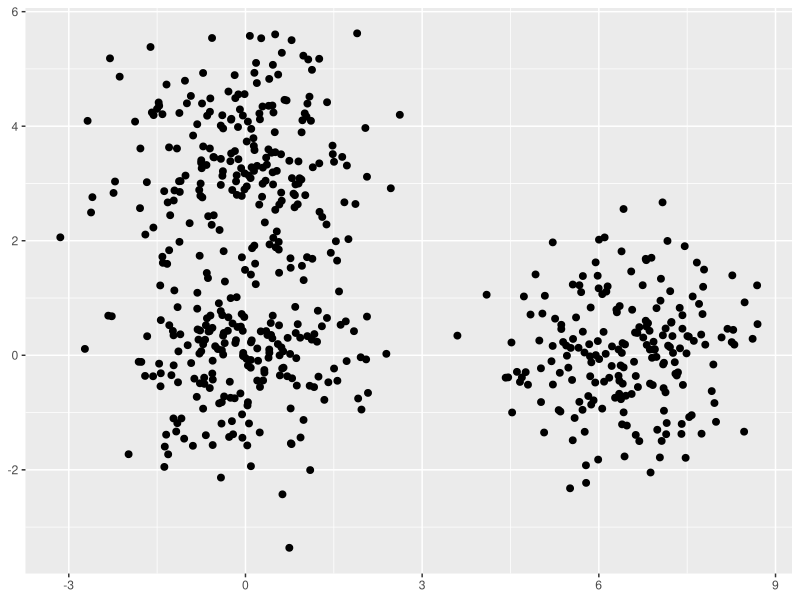
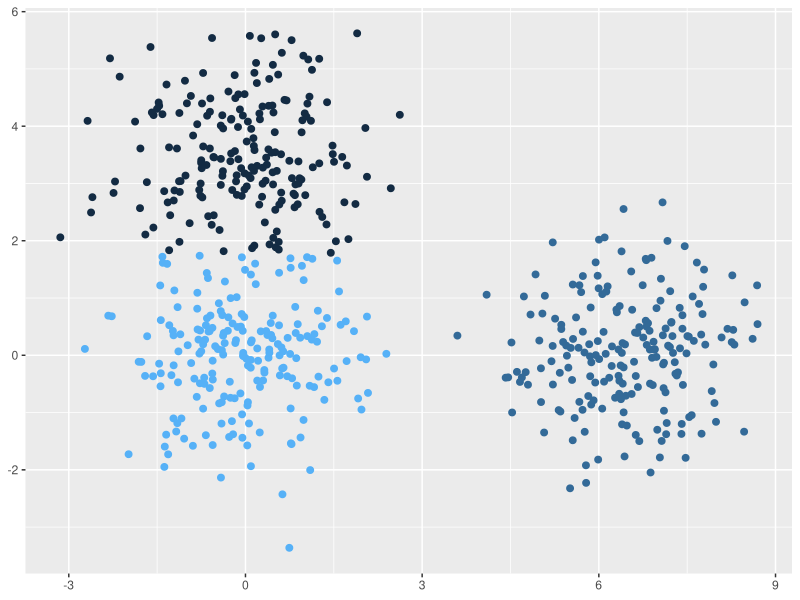
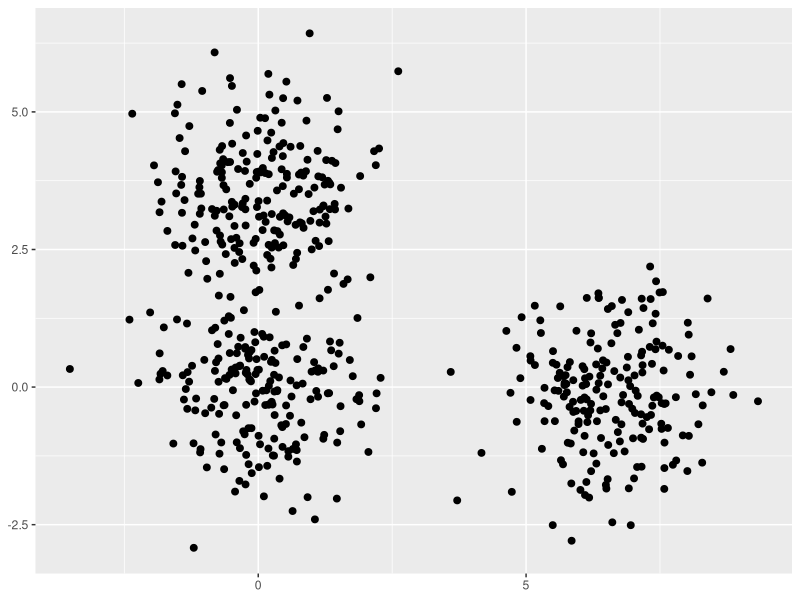
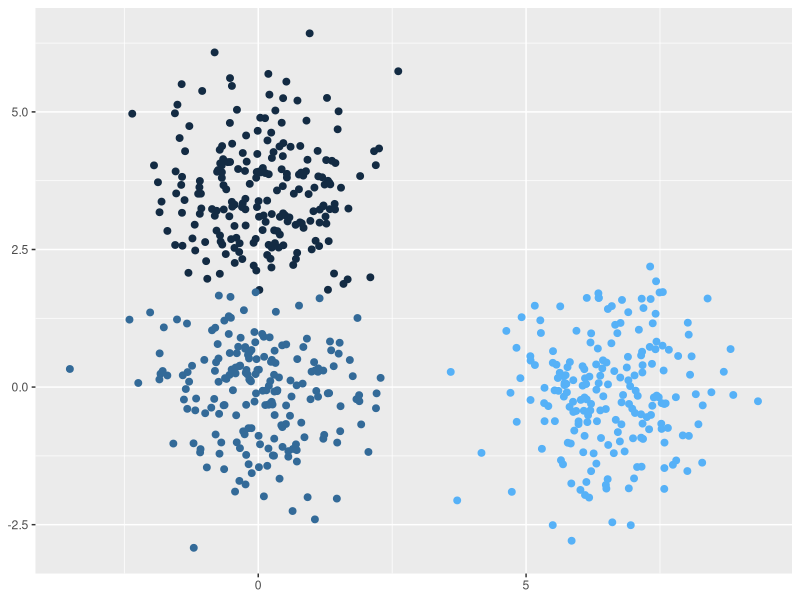

These figures' R source, in order:
#### This file is for an illustration of issues of clustering methods

library(ggplot2)
library(tidyr)
library(dplyr)
library(MLmetrics)

################### Validation of obtained clusters

######## First set of data
set.seed(1000)
N = 1200
X <- matrix(rnorm(N), ncol = 2)
Y <- c(rep(-1,N/6), rep(1,N/6), rep(0,N/6))
X[Y == 1,1] = X[Y == 1,1] + 3.5
X[Y == - 1,2] = X[Y == -1,2] + 6.5
experiment_data_first <- data.frame(X=X)

ggplot(data = experiment_data_first, aes(x = X[,2], y = X[,1])) + geom_point(size = 2) +  theme(legend.position = "none", axis.title.x=element_blank(), axis.title.y=element_blank()) 

#### We use K-means with 3 clusters
my_kmeans_first = kmeans(experiment_data_first, 3, nstart = 20)

my_kmeans_first$cluster

## Plot the clustering results with 3 clusters
ggplot(data = experiment_data_first, aes(x = X[,2], y = X[,1], color = (my_kmeans_first$cluster))) + geom_point(size = 2) +  theme(legend.position = "none", axis.title.x=element_blank(), axis.title.y=element_blank()) 

############## Second set of data
N = 1200
X <- matrix(rnorm(N), ncol = 2)
Y <- c(rep(-1,N/6), rep(1,N/6), rep(0,N/6))
X[Y == 1,1] = X[Y == 1,1] + 3.5
X[Y == - 1,2] = X[Y == -1,2] + 6.5
experiment_data_second <- data.frame(X=X)

ggplot(data = experiment_data_second, aes(x = X[,2], y = X[,1])) + geom_point(size = 2) +  theme(legend.position = "none", axis.title.x=element_blank(), axis.title.y=element_blank()) 

#### We use K-means with 3 clusters
my_kmeans_second = kmeans(experiment_data_second, 3, nstart = 20)

## Plot the clustering results with 3 clusters
ggplot(data = experiment_data_second, aes(x = X[,2], y = X[,1], color = (my_kmeans_second$cluster))) + geom_point(size = 2) +  theme(legend.position = "none", axis.title.x=element_blank(), axis.title.y=element_blank()) 

################################ We now compare the set of clusters from first K-means to that from second K-means 

### We obtain the clusters of second dataset via the K-means centers on the first data set
centers_firstKmeans <- my_kmeans_first$centers
distance_mat <- matrix(0, 600, 3)
for (i in 1: 600)
{
  for (j in 1:3)
  {
    distance_mat[i, j] = (experiment_data_second[i,1] - centers_firstKmeans[j,1])^2 + (experiment_data_second[i,2] - centers_firstKmeans[j,2])^2
  }
}

new_clusters <- matrix(0, 600,1)
for (i in 1: 600)
{
  new_clusters[i,1] = which.min(distance_mat[i,])
}

new_clusters <-  as.vector(new_clusters)

#### We switch the order of clusters to deal with label switching between two K-means clustering
my_kmeans_first$centers
my_kmeans_second$centers
for (i in 1: 600)
{
  if (new_clusters[i] == 1)
  {
    new_clusters[i] = 2
  }
  else if (new_clusters[i] == 2)
  {
    new_clusters[i] = 3
  }
  else if (new_clusters[i] == 3)
  {
    new_clusters[i] = 1
  }
}

### Create table of clusters mismatch
table_labels <- table(label_first = new_clusters, label_second = my_kmeans_second$cluster)
table_labels

## Compute ratio of clustering mismatch
ratio_mismatch <- 1 - sum(diag(table_labels))/ sum(table_labels)

  
  
  
  
  
